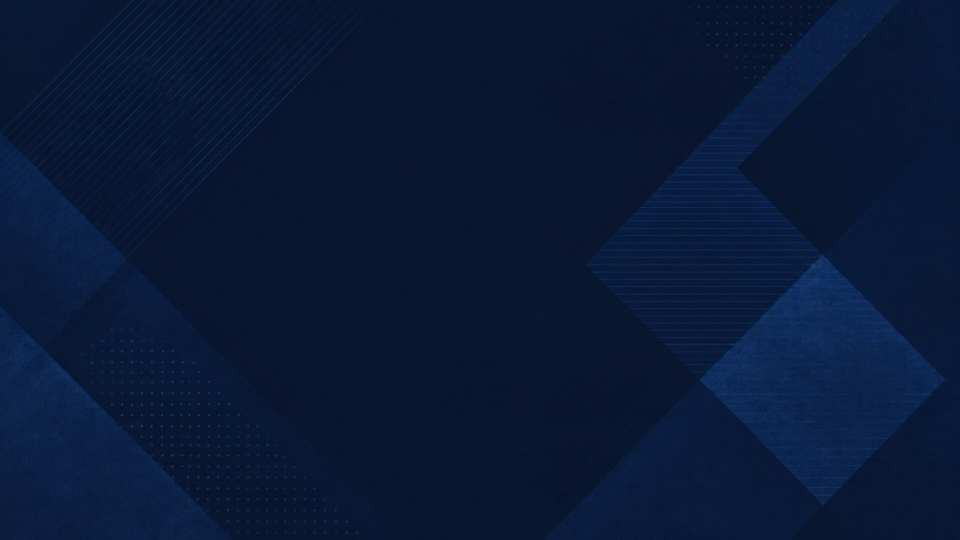
#> input picture assets/images/2026-09-03-nenkin-uketorikata-65-70-75-handan-bg.jpg, 1920 x 1080 px (shown at 1/2 size)
$ python -i thumbnail.py   (imports and definitions only)
#> lines starting #> are read from the running program, lines starting #| are printed output that depends on the picture
"""サムネイル生成。

CTR はタイトルより効く。狙いは「小さくても2語で読める」こと。
1280x720 / 2MB 未満（YouTube の上限）に収める。
"""
from __future__ import annotations

from pathlib import Path

from PIL import Image, ImageDraw, ImageEnhance, ImageFilter, ImageFont, ImageStat

from .util import run

W, H = 1280, 720
FONT_CANDIDATES = [
    "/usr/share/fonts/opentype/noto/NotoSansCJK-Black.ttc",
    "/usr/share/fonts/opentype/noto/NotoSansCJK-Bold.ttc",
    "/usr/share/fonts/truetype/noto/NotoSansCJK-Bold.ttc",
    "/System/Library/Fonts/ヒラギノ角ゴシック W8.ttc",
    "/System/Library/Fonts/Hiragino Sans GB.ttc",
    # 最後の砦。太さは足りないが、少なくとも日本語は出る。
    "/usr/share/fonts/truetype/fonts-japanese-gothic.ttf",
    "/usr/share/fonts/opentype/ipafont-gothic/ipag.ttf",
]
ACCENT = (255, 204, 0)   # 既定。動画のテーマ色を渡せばそちらを使う
MOSAIC_W = 80            # 背景をいったんここまで縮める。字形が残らない幅

# **背景の行き先**（平均輝度・0〜255）。**掛け算ではなく行き先で決める**理由は
# `_base_image()` の中に書いてあります。46 は「白い字が十分に立ち、かつ
# 一覧の中で黒い長方形に見えない」ところ。**素材の明るさに依らず、ここへ来ます。**
BG_TARGET_LUMA = 46.0
# **挟む幅は広く取ります。** 狭いと、そこで頭打ちになった素材の明るさが
# そのまま出来上がりに漏れ、**行き先で決める意味が消えます**
# （実測: 0.25〜3.20 では、ほぼ白の素材が 61、ほぼ黒の素材が 29 になり、
#  行き先 46 に届きませんでした ―― `tests/test_thumbnail_not_black.py`）。
# **粒は心配ありません** —— 明るくするのは `MOSAIC_W` で潰して
# ぼかした**あと**なので、持ち上げる粒がそもそも残っていません。
BG_GAIN_MIN = 0.10       # 明るい素材を落とせる下限
BG_GAIN_MAX = 6.00       # 暗い素材を持ち上げる上限

# **題材の1行**（`kicker`）。本文の 120〜150 に対して十分に小さく ——
# 同じ大きさで3行 並べると、どれが結論か分からなくなります。
KICKER_SIZE = 62
KICKER_GAP = 30


# [70 lines left out: functions _font, _base_image, not called in this run]


def _draw_outlined(draw: ImageDraw.ImageDraw, xy, text: str, font, fill, stroke=10) -> None:
    draw.text(xy, text, font=font, fill=fill, stroke_width=stroke, stroke_fill=(12, 12, 16))


#: **外の作りを写した長尺の絵**（`topics.yaml` の `style: outside_long`・2026-09-03 に足した）。
#:
#: ## なぜ要るか（同じ夜に、外の上位4本のサムネイルを実物で並べた）
#:
#: `scripts/niche_ceiling.py` の長尺の上位（505万・440万・325万・293万回）は、絵の型が揃っています:
#:
#:     上の帯    黄色い箱に黒字で「9月中に必ず確認して！」「R8年4月から」「2026年から」
#:               ＝ **いつ・誰に**の1行。小さく、箱で切れている
#:     本文1     **赤い字に白い縁**（その外に黒い影）で主語 ——「年金に」「申請をしないと」
#:     本文2     黄色か白の字に黒い縁で結論 ——「7万円 一生上乗せ」「234万円 失う！」
#:     左の帯    縦書きの短い煽り（「絶対申請して」「9割が知らない」）。ここは写さない
#:     顔        人の顔。**ここは写せない**（実在しない人を出さない・`verify` の名乗りの門）
#:
#: 自分の控え（`6PKux5HNnUE.thumb.jpg`）は 2行・桃色と白・暗い背景で、**主語（年金）が
#: どこにも無く**、いつの話かも無い。前提「外の作り方を写した長尺」（`config/hypotheses.yaml`）
#: は題と尺と中身を写していて、**絵だけ写していませんでした**。一覧で最初に目に入るのは
#: 絵なので、ここを写さないと「外の作りを写した」の判定が絵のぶんだけ混ざります。
#:
#: 写すのは**色と3段の型**だけ（顔と左の帯は写さない）。`style` が `outside_long` の
#: ときだけ効き、ほかの題材は従来と1ピクセルも変わりません。
#:
#: ## 覆る条件
#:
#: 前提「外の作り方を写した長尺」が外れで閉じたら（48時間で 100回 未満）、この型に
#: 根拠は残りません。そのときは `topics.yaml` の `style:` を外せば、この枝は通りません。
OUTSIDE_STYLE = "outside_long"
OUTSIDE_KICKER_BG = (255, 222, 0)       # 黄色い箱
OUTSIDE_KICKER_FG = (16, 16, 20)        # その上の黒字
OUTSIDE_LINE1 = (226, 28, 28)           # 赤い主語
OUTSIDE_LINE1_EDGE = (255, 255, 255)    # その白い縁
OUTSIDE_LINE2 = (255, 232, 0)           # 黄色い結論
OUTSIDE_MARGIN = 56

#: **描いた人物（実在しない・固定の1体）**（`outside_long` だけ・2026-09-03 06:xx に足した）。
#:
#: ## なぜ要るか
#:
#: 上の註は「顔 ＝ ここは写せない」と書いていました。**写せないのは実在の人物**です
#: （なりすましは目標を壊す・`verify` の名乗りの門）。外の上位4本は 4/4 が人の顔で、
#: 前提「外の作り方を写した長尺」の 09/04・09/05 の2本は「題・尺・中身・絵・冒頭」を
#: 写して**顔だけ写していません**（`docs/JOURNAL.md` 2026-09-03 05:1x の `[道筋]`）。
#: 外の上位（`mL0bwzi8KFM`・325万回）は写真の人物の隣に**描いたキャラクター**も置いており、
#: 描いた人物はこの帯の型の中に在ります。**専門家を名乗らず、名前も肩書きも付けない
#: 1体**なら、名乗りの門（`verify._check_no_human_expert_claim`）の外側です。
#:
#: 置くのは右側の胸像1体（スーツ・笑顔）。本文の幅は `OUTSIDE_FIGURE_LEFT` までに縮む
#: （実測: 7字 の主語が 160px → 110px。外の上位も本文は幅の 6割 で、人物が残りを占める）。
#: `OUTSIDE_FIGURE = False` にすれば、この回より前の絵と1ピクセルも変わりません。
#:
#: ## 覆る条件
#:
#: 09/06 17:00 以降の `1huadpEk6HY` の 48h（顔あり）と、それより前の外の型の長尺
#: （顔なし・`6PKux5HNnUE` は池に private のまま在る）を並べて、顔ありが下なら外す。
#: 前提「外の作り方を写した長尺」が外れで閉じたら、この型ごと根拠を失います。
OUTSIDE_FIGURE = True
OUTSIDE_FIGURE_LEFT = 890               # 人物の左端。本文はここまで
FIGURE_CX = 1110                        # 人物の中心 x
FIGURE_SKIN = (247, 208, 172)
FIGURE_SKIN_SHADE = (214, 164, 130)
FIGURE_HAIR = (52, 38, 34)
FIGURE_SUIT = (34, 46, 96)
FIGURE_SHIRT = (250, 250, 252)
FIGURE_TIE = (178, 34, 46)
FIGURE_LINE = (28, 22, 24)
FIGURE_GLOW = (255, 224, 90, 80)


def _draw_figure(img: Image.Image) -> None:
    """右側に描いた人物1体（胸像）を置く。4倍で描いて縮める（縁がなめらか）。"""
    S = 4
    cx = FIGURE_CX
    o = 7   # 輪郭の太さ（元の px）

    # 後ろの光（外の上位の放射の代わり・柔らかい楕円）
    glow = Image.new("RGBA", (W, H), (0, 0, 0, 0))
    ImageDraw.Draw(glow).ellipse([(cx - 320, 40), (cx + 320, 700)], fill=FIGURE_GLOW)
    glow = glow.filter(ImageFilter.GaussianBlur(48))
    img.paste(glow, (0, 0), glow)

    layer = Image.new("RGBA", (W * S, H * S), (0, 0, 0, 0))
    d = ImageDraw.Draw(layer)

    def bx(x0, y0, x1, y1, pad=0):
        return [((x0 - pad) * S, (y0 - pad) * S), ((x1 + pad) * S, (y1 + pad) * S)]

    def pt(x, y):
        return (x * S, y * S)

    # 輪郭（少し大きく描いた同じ形）→ 本体、の順。
    body = (cx - 225, 480, cx + 225, 820)
    head = (cx - 116, 150, cx + 116, 420)
    ear_l = (cx - 134, 268, cx - 100, 330)
    ear_r = (cx + 100, 268, cx + 134, 330)
    neck = (cx - 46, 380, cx + 46, 500)
    hair_box = (cx - 120, 146, cx + 120, 362)

    d.rounded_rectangle(bx(*body, pad=o), radius=120 * S, fill=FIGURE_LINE)
    d.rectangle(bx(*neck, pad=o), fill=FIGURE_LINE)
    d.ellipse(bx(*ear_l, pad=o), fill=FIGURE_LINE)
    d.ellipse(bx(*ear_r, pad=o), fill=FIGURE_LINE)
    d.ellipse(bx(*head, pad=o), fill=FIGURE_LINE)

    d.rounded_rectangle(bx(*body), radius=120 * S, fill=FIGURE_SUIT)
    # シャツの V と襟、ネクタイ
    d.polygon([pt(cx - 78, 480), pt(cx + 78, 480), pt(cx, 610)], fill=FIGURE_SHIRT)
    d.polygon([pt(cx - 14, 486), pt(cx + 14, 486), pt(cx + 20, 600), pt(cx, 628), pt(cx - 20, 600)],
              fill=FIGURE_TIE)
    d.line([pt(cx - 78, 480), pt(cx, 610), pt(cx + 78, 480)], fill=FIGURE_LINE, width=3 * S)
    # ラペル
    d.polygon([pt(cx - 130, 480), pt(cx - 78, 480), pt(cx - 4, 640), pt(cx - 70, 640)], fill=FIGURE_SUIT)
    d.polygon([pt(cx + 130, 480), pt(cx + 78, 480), pt(cx + 4, 640), pt(cx + 70, 640)], fill=FIGURE_SUIT)
    d.line([pt(cx - 130, 480), pt(cx - 70, 640)], fill=FIGURE_LINE, width=3 * S)
    d.line([pt(cx + 130, 480), pt(cx + 70, 640)], fill=FIGURE_LINE, width=3 * S)

    d.rectangle(bx(*neck), fill=FIGURE_SKIN)
    d.rectangle(bx(cx - 46, 400, cx + 46, 430), fill=FIGURE_SKIN_SHADE)   # あごの影
    d.ellipse(bx(*ear_l), fill=FIGURE_SKIN)
    d.ellipse(bx(*ear_r), fill=FIGURE_SKIN)
    d.ellipse(bx(*head), fill=FIGURE_SKIN)
    # 髪（頭の上半分）ともみあげ
    d.chord(bx(*hair_box), start=180, end=360, fill=FIGURE_HAIR)
    d.polygon([pt(cx - 120, 250), pt(cx - 96, 250), pt(cx - 104, 330), pt(cx - 118, 300)], fill=FIGURE_HAIR)
    d.polygon([pt(cx + 120, 250), pt(cx + 96, 250), pt(cx + 104, 330), pt(cx + 118, 300)], fill=FIGURE_HAIR)
    # 眉・目
    d.line([pt(cx - 88, 278), pt(cx - 40, 268)], fill=FIGURE_HAIR, width=9 * S)
    d.line([pt(cx + 40, 268), pt(cx + 88, 278)], fill=FIGURE_HAIR, width=9 * S)
    for ex in (cx - 62, cx + 62):
        d.ellipse(bx(ex - 24, 290, ex + 24, 320), fill=(255, 255, 255), outline=FIGURE_LINE, width=2 * S)
        d.ellipse(bx(ex - 10, 294, ex + 10, 318), fill=FIGURE_LINE)
        d.ellipse(bx(ex - 8, 296, ex - 2, 302), fill=(255, 255, 255))
    # 鼻・頬・口（開いた笑顔）
    d.line([pt(cx, 300), pt(cx - 10, 344), pt(cx + 8, 346)], fill=FIGURE_SKIN_SHADE, width=4 * S)
    d.ellipse(bx(cx - 108, 336, cx - 72, 356), fill=(244, 168, 156, 170))
    d.ellipse(bx(cx + 72, 336, cx + 108, 356), fill=(244, 168, 156, 170))
    d.chord(bx(cx - 54, 330, cx + 54, 398), start=0, end=180, fill=(150, 40, 50),
            outline=FIGURE_LINE, width=3 * S)
    d.rectangle(bx(cx - 38, 366, cx + 38, 376), fill=(255, 255, 255))

    layer = layer.resize((W, H), Image.LANCZOS)
    img.paste(layer, (0, 0), layer)


# [72 lines left out: functions _fit_font, _create_outside, not called in this run]


#: 本文を置く左端（`create()` の `(72, …)`）と、右に残す余白。
#: **右の余白は、縁取り（`_draw_outlined` の `stroke=10`）が切れないぶん**です。
TEXT_LEFT = 72
TEXT_RIGHT_PAD = 40

#: 本文と kicker を、これより小さくはしません。
#: **切れていないだけの、読めない字を作らないため** —— ここまで小さくなる本は、
#: 字のほうを短くすること（`_fit_font` は床に当たったらその大きさで返します）。
TEXT_FLOOR = 54
KICKER_FLOOR = 34


def text_box() -> int:
    """**本文が入る幅**（`create()` の既定の型）。`_fit_font` に渡す `max_w`。"""
    return W - TEXT_LEFT - TEXT_RIGHT_PAD


# [84 lines left out: function create, not called in this run]

>>> import cv2
>>> picture = cv2.imread('../assets/images/2026-09-03-nenkin-uketorikata-65-70-75-handan-bg.jpg', cv2.IMREAD_GRAYSCALE)
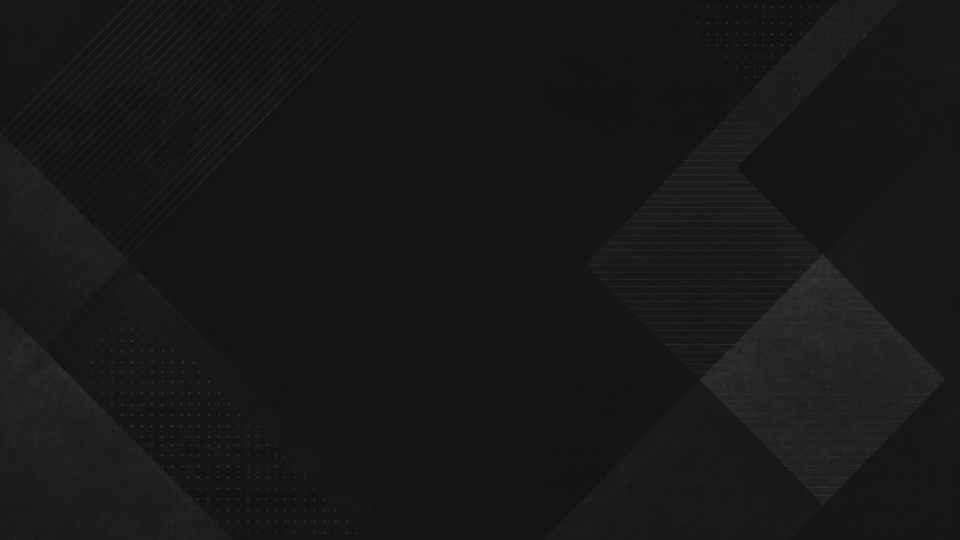
#> picture: shape (1080, 1920) (shown at 1/2 size); min 11, max 61, mean 23.8
>>> result = _draw_figure(picture)
#> in _draw_figure, `glow = Image.new("RGBA", (W, H), (0, 0, 0, 0))`: glow: PIL image 1280x720 RGBA; every value is 0
#> in _draw_figure, `ImageDraw.Draw(glow).ellipse([(cx - 320, 40), (cx + 320, 700)], fill=F..`:
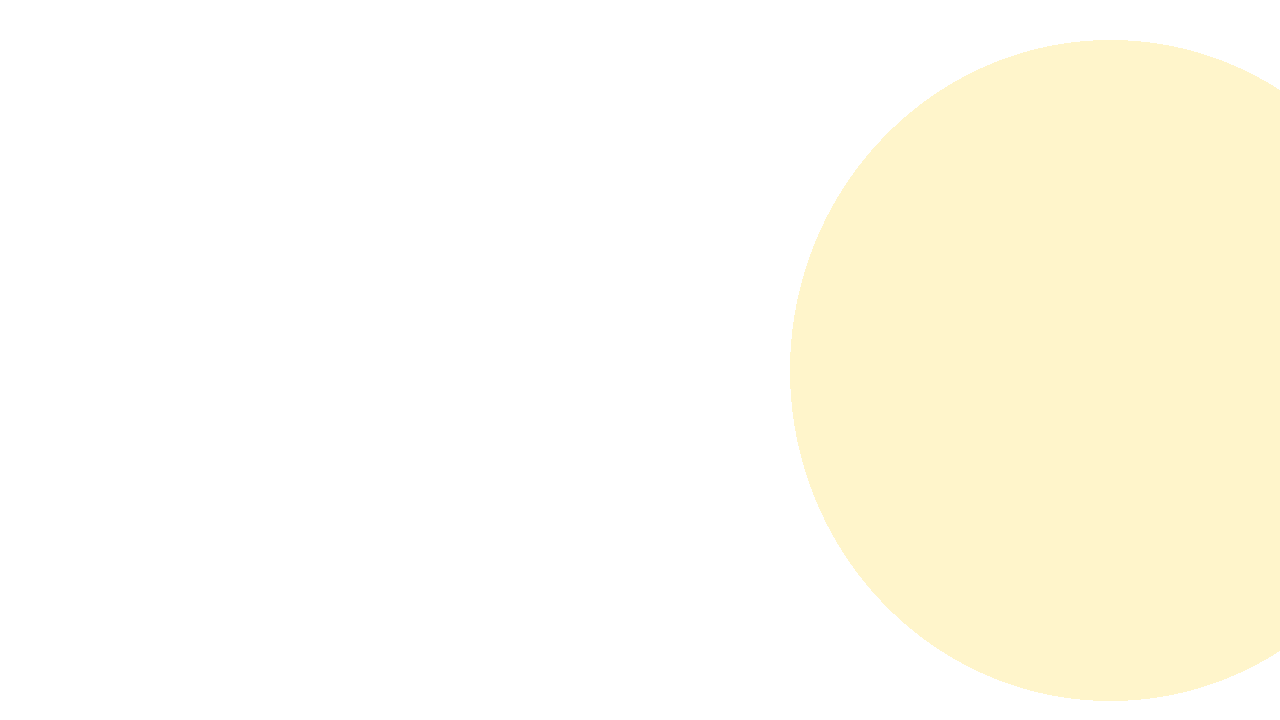
#> glow: PIL image 1280x720 RGBA; mean R, G, B, A 75.5, 66.3, 26.7, 23.7; transparent parts drawn white
#> in _draw_figure, `glow = glow.filter(ImageFilter.GaussianBlur(48))`:
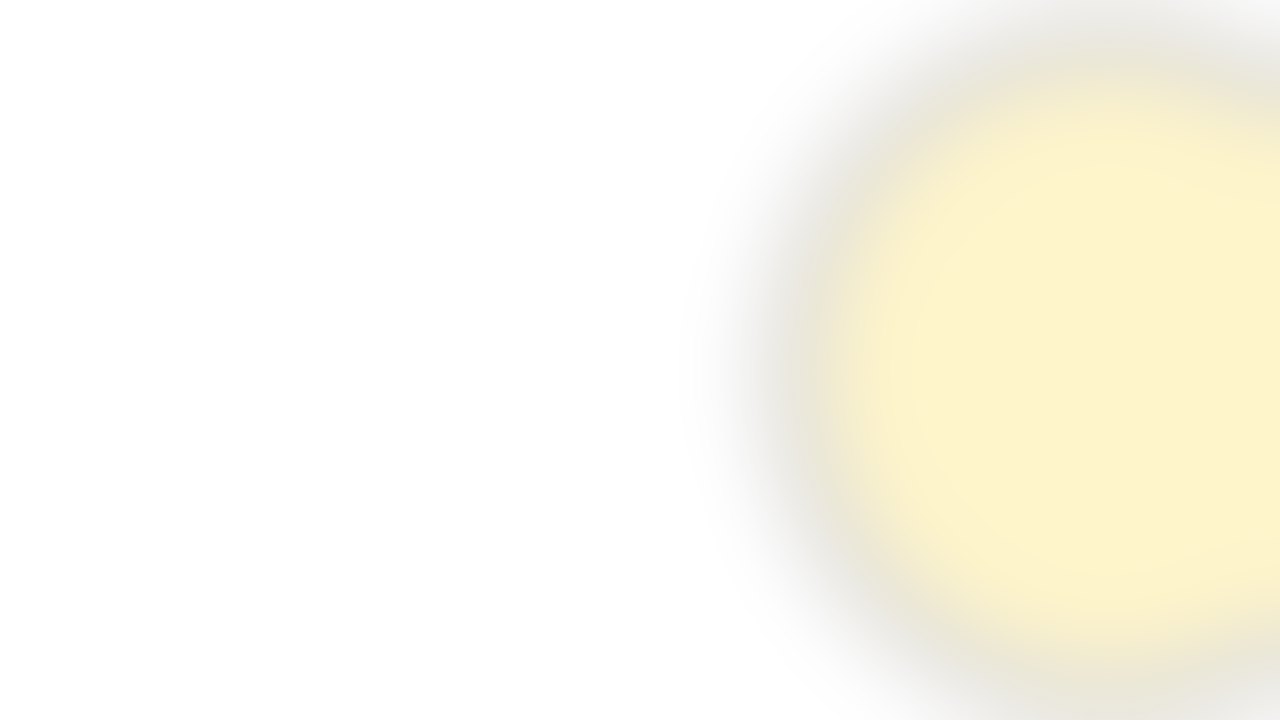
#> glow: PIL image 1280x720 RGBA; mean R, G, B, A 74.7, 65.7, 26.4, 23.5; transparent parts drawn white
#> (the run stopped early here; a loop or call above may not have finished)

$ run again, on assets/images/2026-09-04-nenkin-uketorikata-65-70-75-handan-bg.jpg
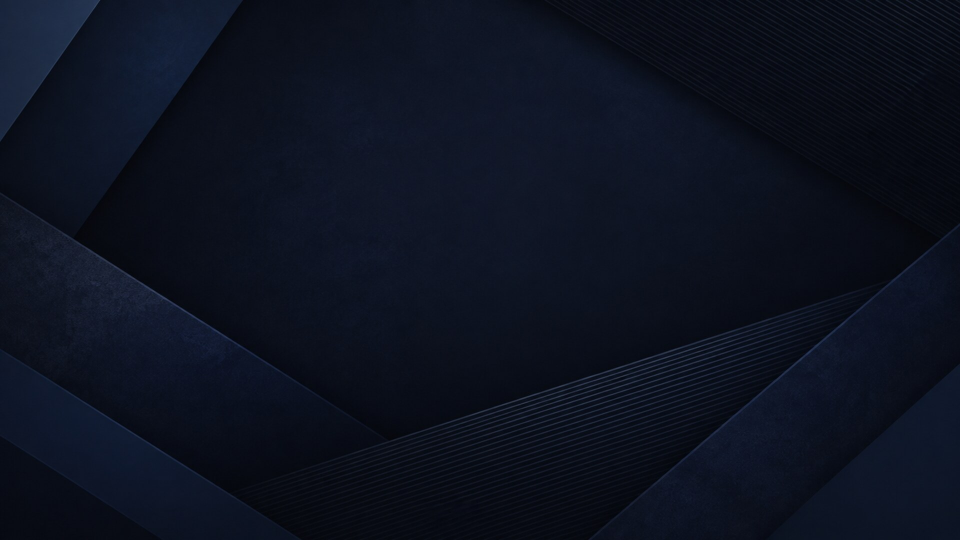
#> input picture assets/images/2026-09-04-nenkin-uketorikata-65-70-75-handan-bg.jpg, 1920 x 1080 px (shown at 1/2 size)
#> `picture = cv2.imread('../assets/images/2026-09-03-nenkin-uketorikata-6..`:
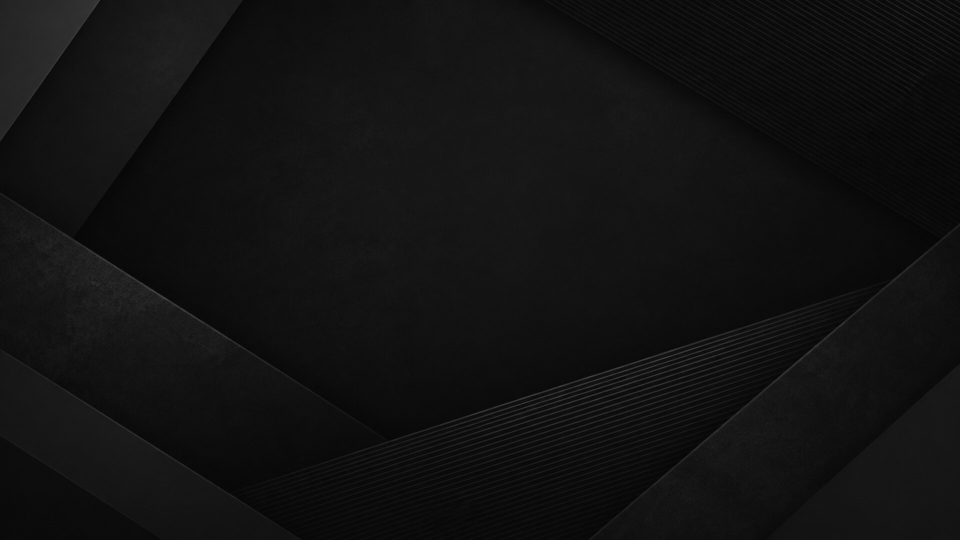
#> picture: shape (1080, 1920) (shown at 1/2 size); min 0, max 75, mean 17.8

$ run again, on assets/images/2026-09-05-nenkin-uketorikata-65-70-75-handan-bg.jpg
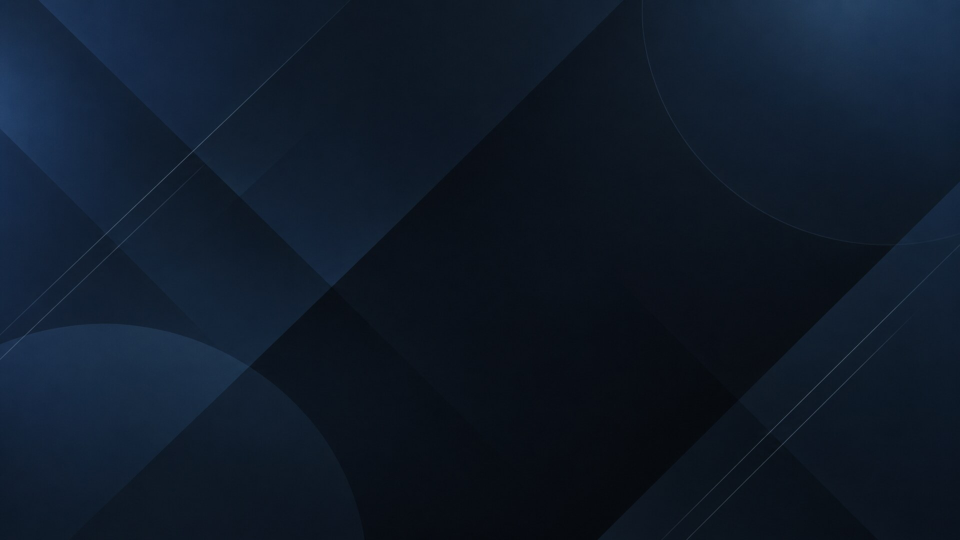
#> input picture assets/images/2026-09-05-nenkin-uketorikata-65-70-75-handan-bg.jpg, 1920 x 1080 px (shown at 1/2 size)
#> `picture = cv2.imread('../assets/images/2026-09-03-nenkin-uketorikata-6..`:
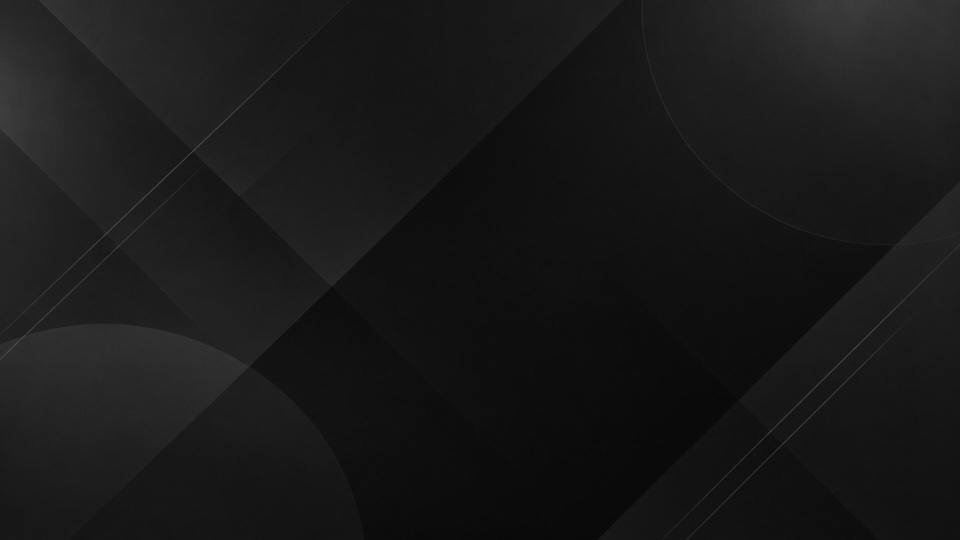
#> picture: shape (1080, 1920) (shown at 1/2 size); min 5, max 96, mean 24.6
